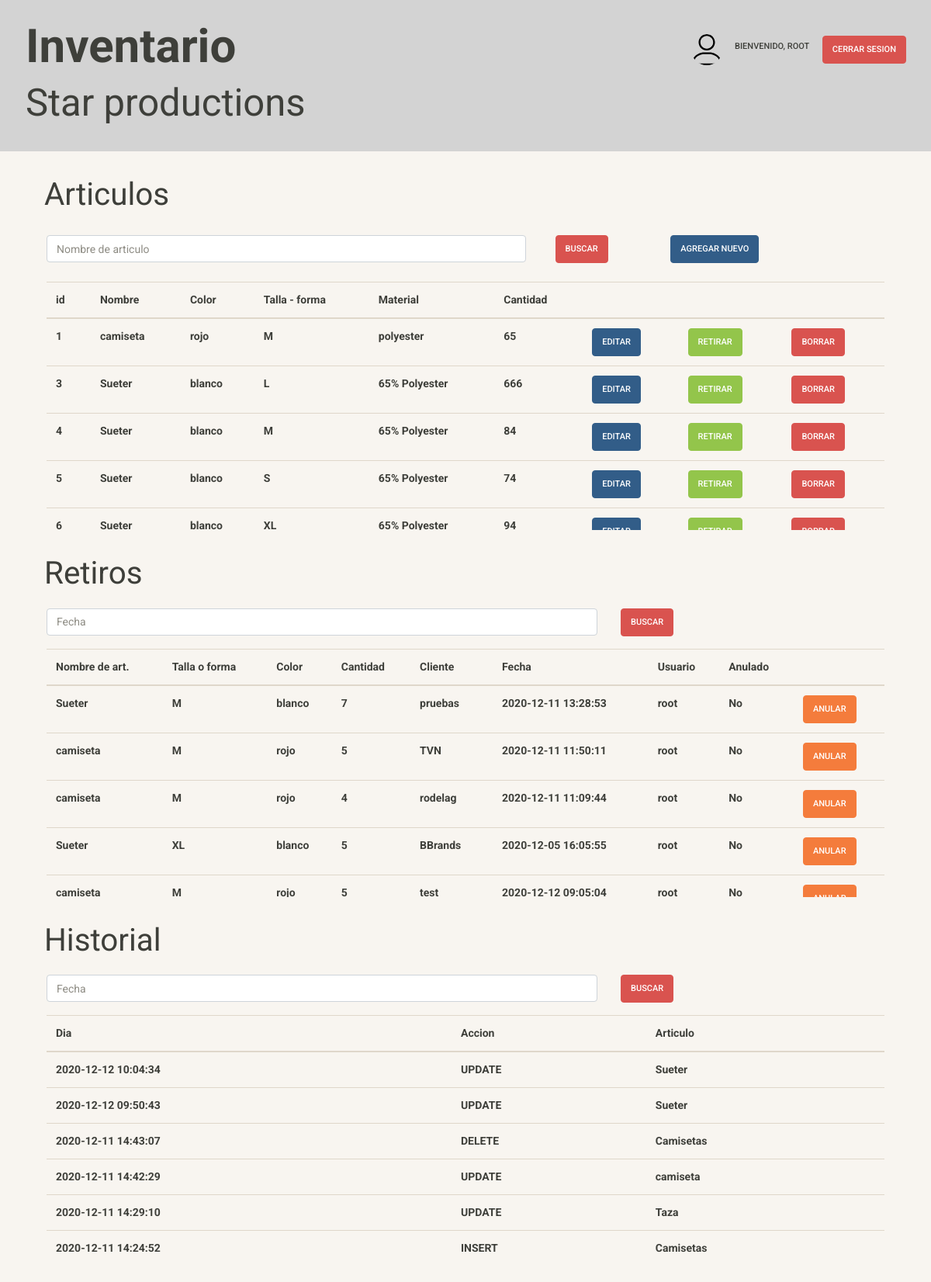
Page /main_page.php (signed in) on the committed database.
### tables this page shows
CREATE TABLE IF NOT EXISTS `articulos` (
  `id` int(11) NOT NULL AUTO_INCREMENT,
  `nombre` varchar(25) DEFAULT NULL,
  `color` varchar(20) DEFAULT NULL,
  `talla_forma` varchar(20) DEFAULT NULL,
  `material` varchar(50) DEFAULT NULL,
  `cantidad` int(11) DEFAULT NULL,
  `nota` varchar(100) DEFAULT NULL,
  `tmsp` timestamp NOT NULL DEFAULT CURRENT_TIMESTAMP ON UPDATE CURRENT_TIMESTAMP,
  PRIMARY KEY (`id`)
);

CREATE TABLE IF NOT EXISTS `retiros` (
  `id_retiro` int(11) NOT NULL AUTO_INCREMENT,
  `id_producto` int(11) NOT NULL,
  `cantidad_retiro` int(11) DEFAULT NULL,
  `cliente` varchar(30) DEFAULT NULL,
  `id_usuario` int(11) DEFAULT NULL,
  `anular` tinyint(4) DEFAULT '0',
  `fecha` timestamp NULL DEFAULT CURRENT_TIMESTAMP,
  `nom_usuario` varchar(15) NOT NULL,
  PRIMARY KEY (`id_retiro`),
  KEY `id_producto` (`id_producto`),
  KEY `id_usuario` (`id_usuario`),
  CONSTRAINT `retiros_ibfk_1` FOREIGN KEY (`id_producto`) REFERENCES `articulos` (`id`),
  CONSTRAINT `retiros_ibfk_2` FOREIGN KEY (`id_usuario`) REFERENCES `usuarios` (`id`)
);

CREATE TABLE IF NOT EXISTS `usuarios` (
  `id` int(11) NOT NULL AUTO_INCREMENT,
  `username` varchar(15) NOT NULL,
  `password` blob NOT NULL,
  PRIMARY KEY (`id`) USING BTREE
);

CREATE TABLE IF NOT EXISTS `historial` (
  `tmsp` timestamp NOT NULL DEFAULT CURRENT_TIMESTAMP,
  `accion` varchar(10) NOT NULL DEFAULT '',
  `articulo` varchar(50) DEFAULT NULL
);

### main_page.php (the view, shortened to what this page needs)
<!DOCTYPE html>
<html lang="en">
<head>
    <link rel="stylesheet" href="./bootstrap/bootstrap.min.css">
    <link rel="stylesheet" href="style.css">
</head>
<body class="barra bg-light">
    <header>
        <div class="container-fluid text-center p-4 mb-4" style="background-color:lightgrey">
            <div class="row">
                <div class="col-6 text-left pl-4">
                    <h1 class="font-weight-bold" style="font-size: calc(30px + 2.5vw);">Inventario</h1>
                    <h1 class="" style="font-size: calc(25px + 2.0vw);">Star productions</h1>
                </div>
                <div class="col-6">
                    <section class="p-2 mt-2 text-right">
                        <span>
                            <img src="./img/user.svg" class="rounded-circle " alt="" height="40">
                            <span>
                            <h3 class=" btn mx-1 p-2">Bienvenido, <?php print_r ($_SESSION["username"]); ?></h3>
                            </span>
                        </span>
                        <a href="logout.php" class="btn btn-danger ">Cerrar sesion</a>
                    </section>
                </div>
            </div>
        </div>
    </header>
    <section class="my-4">
        <div class="container">
            <form action="" method="GET">
                <?php
                require_once 'db/conexion.php';
                $result = mysqli_query($link, 'SELECT * FROM articulos')
                ?>
                <h1 class="text-left p-2 m-1 font-weigth-bold" style="font-size:calc(20px + 1.7vw);">Articulos</h1>
                <div class="container py-2 mb-2">
                    <div class="row">
                        <div class="col-md-7 col-sm-12 py-2">
                            <input class="form-control" type="text" value="" placeholder="Nombre de articulo">
                        </div>
                        <div class="col-md-5 col-sm-12  p-2">
                            <div class="container ">
                                <div class="row justify-content-center">
                                    <div class="col-4 ">
                                        <button class="btn btn-danger">Buscar</button>
                                    </div>
                                    <div class="col-8 justify-content-center">
                                        <a class="btn btn-primary" data-target="#modal_agregar" data-toggle="modal">Agregar nuevo</a>
                                    </div>
                                </div>
                            </div>
                        </div>
                    </div>
                </div>
                <section class="container barra" style="overflow-y: scroll; height:20rem">
                <table class="table table-hover">
                    <thead>
                        <tr>
                            <th scope="col">id</th>
                            <th scope="col">Nombre</th>
                            <th scope="col">Color</th>
                            <th scope="col">Talla - forma</th>
                            <th scope="col">Material</th>
                            <th scope="col">Cantidad</th>
                            <th scope="col"></th>
                            <th scope="col"></th>
                            <th scope="col"></th>
                        </tr>
                    </thead>
                        <tbody>
                            <?php
                                while ($row = mysqli_fetch_array($result))
                                {
                                    echo '<tr>'.
                                        "<th class='d-none' id=nota" . $row['id'] .">" . $row['nota'] . "</th>".
                                        "<th scope='col' id=id" . $row["id"].">". $row["id"]."</th>".
                                        "<th scope='col' id=nombre" . $row["id"].">". $row["nombre"]."</th>".
                                        "<th scope='col' id=color" . $row["id"].">". $row["color"]."</th>".
                                        "<th scope='col' id=talla" . $row["id"].">". $row["talla_forma"]."</th>".
                                        "<th scope='col' id=material" . $row["id"].">". $row["material"]."</th>".
                                        "<th scope='col' id=cant" . $row["id"].">". $row["cantidad"]."</th>".
                                        "<th scope='col'><a data-toggle='modal' href='#modal_editar'  id=".$row["id"]." class='btn btn-primary upd'>Editar</a></th>".
                                        "<th scope='col'><a data-toggle='modal' data-target='#modal_retirar' id=".$row["id"]." class='btn btn-success ret'>Retirar</a></th>".
                                        "<th scope='col'><a data-toggle='modal' data-target='#modal_borrar' id=".$row["id"]." class='btn btn-danger del'>Borrar</a></th>".
                                        '</tr>';
                                }
                            ?>
                        </tbody>
                    </table>
                </section>
            </form>
        </div>
    </section>
    <section class="my-4">
        <div class="container ">
            <form action="" method="GET">
                <h1 class="text-left p-2 m-1 font-weigth-bold" style="font-size:calc(20px + 1.7vw);">Retiros</h1>
                <div class="container py-2 mb-2">
                    <div class="row">
                        <div class="col-8">
                            <input class="form-control" type="text" value="" placeholder="Fecha">
                        </div>
                        <div class="col-4">
                            <button class="btn btn-danger">Buscar</button>
                        </div>
                    </div>
                </div>
                <section class="container barra" style="overflow-y: scroll; height:20rem">
                    <table class="table table-hover">
                        <thead>
                            <tr>
                                <th scope="col">Nombre de art.</th>
                                <th scope="col">Talla o forma</th>
                                <th scope="col">Color</th>
                                <th scope="col">Cantidad</th>
                                <th scope="col">Cliente</th>
                                <th scope="col">Fecha</th>
                                <th scope="col">Usuario</th>
                                <th scope="col">Anulado</th>
                                <th scope="col"></th>
                            </tr>
                        </thead>
                    <tbody>
                        <?php
                        $query = "CALL read_retiros()";
                        $result = mysqli_query($link, $query);
                                while ($row = mysqli_fetch_array($result))
                                {
                                    echo '<tr>';
                                    echo "<th scope='col'>". $row["nombre"]."</th>";
                                    echo "<th scope='col'>". $row["talla_forma"]."</th>";
                                    echo "<th scope='col'>". $row["color"]."</th>";
                                    echo "<th scope='col' id=cantidad_retiro".$row["id_retiro"].">". $row["cantidad_retiro"]."</th>";
                                    echo "<th scope='col'>". $row["cliente"]."</th>";
                                    echo "<th scope='col'>". $row["fecha"]."</th>";
                                    echo "<th scope='col'>". $row["username"]."</th>";
                                    if($row["anular"] == 0){
                                        $anular = "No";
                                    }
                                    else{
                                        $anular = "Si";
                                    }
                                    echo "<th scope='col'>".$anular."</th>";
                                    if($anular == "No"){
                                        echo "<th scope='col'><a id=". $row['id_retiro']." data-toggle='modal' href='#modal_anular' class='btn btn-warning anular'>Anular</a></th>";
                                    }
                                    else{
                                        echo "<th scope='col'><button disabled id=". $row['id_retiro']." data-toggle='modal' href='#modal_anular' class='btn btn-warning anular'>Anular</button></th>";
                                    }
                                    echo '</tr>';
                                }
                            ?>
                        </tbody>
                    </table>
                </section>
            </form>
        </div>
    </section>
    <section class="my-4">
        <div class="container ">
            <form action="" method="GET">
                <?php
                $result = mysqli_query($link, 'SELECT * FROM historial ORDER BY tmsp desc')
                ?>
                <h1 class="text-left p-2 m-1 font-weigth-bold" style="font-size:calc(20px + 1.7vw);">Historial</h1>
                <div class="container py-2 mb-2">
                    <div class="row">
                        <div class="col-8">
                            <input class="form-control" type="text" value="" placeholder="Fecha">
                        </div>
                        <div class="col-4">
                            <button class="btn btn-danger">Buscar</button>
                        </div>
                    </div>
                </div>
                <section class="container barra" style="overflow-y: scroll; height:20rem">
                <table class="table table-hover">
                    <thead>
                        <tr>
                            <th scope="col">Dia</th>
                            <th scope="col">Accion</th>
                            <th scope="col">Articulo</th>
                        </tr>
                    </thead>
                        <tbody>
                            <?php
                                while ($row = mysqli_fetch_array($result))
                                {
                                    echo '<tr>';
                                    echo "<th scope='col'>". $row["tmsp"]."</th>";
                                    echo "<th scope='col'>". $row["accion"]."</th>";
                                    echo "<th scope='col'>". $row["articulo"]."</th>";
                                    echo '</tr>';
                                }
                            ?>
                        </tbody>
                    </table>
                </section>
            </form>
        </div>
    </section>
</body>
</html>

### rows in the picture
articulos: id "1", nombre "camiseta", color "rojo", talla_forma "M", material "polyester", cantidad "65"
articulos: id "3", nombre "Sueter", color "blanco", talla_forma "L", material "65% Polyester", cantidad "666"
articulos: id "4", nombre "Sueter", color "blanco", talla_forma "M", material "65% Polyester", cantidad "84"
articulos: id "5", nombre "Sueter", color "blanco", talla_forma "S", material "65% Polyester", cantidad "74"
articulos: id "6", nombre "Sueter", color "blanco", talla_forma "XL", material "65% Polyester", cantidad "94"
retiros: id_producto.nombre "Sueter", id_producto.talla_forma "M", id_producto.color "blanco", cantidad_retiro "7", cliente "pruebas", fecha "2020-12-11 13:28:53", id_usuario.username "root", anular "No"
retiros: id_producto.nombre "camiseta", id_producto.talla_forma "M", id_producto.color "rojo", cantidad_retiro "5", cliente "TVN", fecha "2020-12-11 11:50:11", id_usuario.username "root", anular "No"
retiros: id_producto.nombre "camiseta", id_producto.talla_forma "M", id_producto.color "rojo", cantidad_retiro "4", cliente "rodelag", fecha "2020-12-11 11:09:44", id_usuario.username "root", anular "No"
retiros: id_producto.nombre "Sueter", id_producto.talla_forma "XL", id_producto.color "blanco", cantidad_retiro "5", cliente "BBrands", fecha "2020-12-05 16:05:55", id_usuario.username "root", anular "No"
retiros: id_producto.nombre "camiseta", id_producto.talla_forma "M", id_producto.color "rojo", cantidad_retiro "5", cliente "test", fecha "2020-12-12 09:05:04", id_usuario.username "root", anular "No"
historial: tmsp "2020-12-12 10:04:34", accion "UPDATE", articulo "Sueter"
historial: tmsp "2020-12-12 09:50:43", accion "UPDATE", articulo "Sueter"
historial: tmsp "2020-12-11 14:43:07", accion "DELETE", articulo "Camisetas"
historial: tmsp "2020-12-11 14:42:29", accion "UPDATE", articulo "camiseta"
historial: tmsp "2020-12-11 14:29:10", accion "UPDATE", articulo "Taza"
historial: tmsp "2020-12-11 14:24:52", accion "INSERT", articulo "Camisetas"
